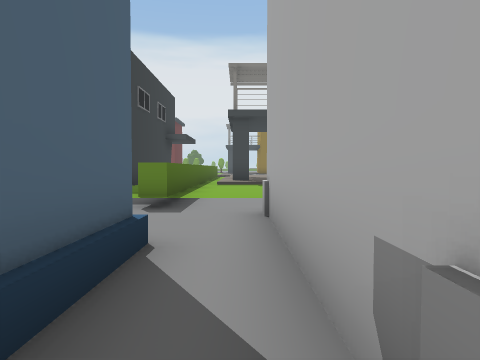
View 1 (above)

24 first-person views from a walk through a scene from a Unity 3-D project. The camera is 1.4 m above the floor, tilts 2° down and sees 70° across. The floor is counted in squares, 2 m on a side. Each view is taken from the middle of a square. On the plan, view 1 faces up. The plan holds only what a view shows up to about 11 squares ahead; the rest is blank. The place goes on beyond the plan. The player is left out. Some surface patterns are stand-ins.

View 2
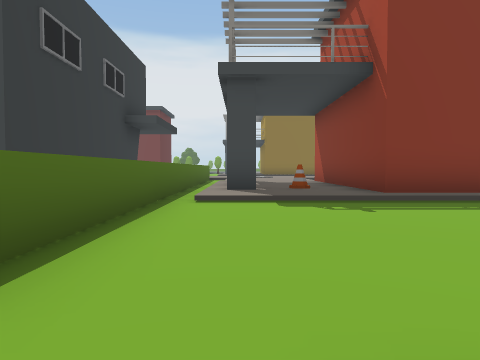

View 3
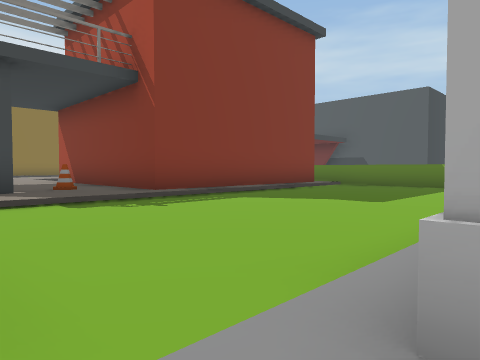

View 4
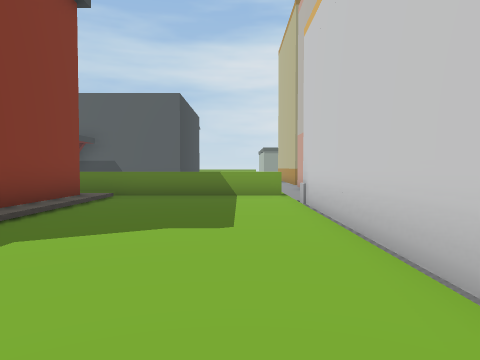

View 5
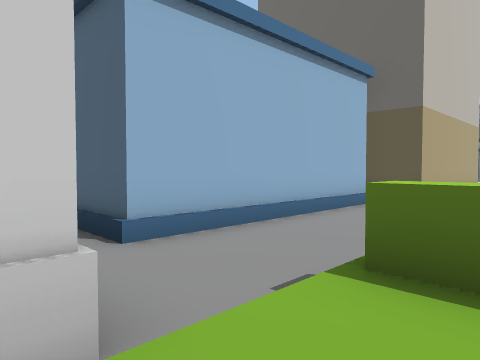

View 6
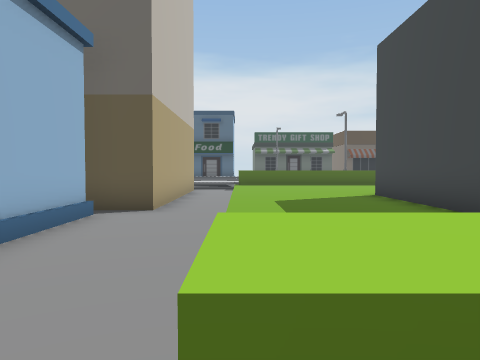

View 7
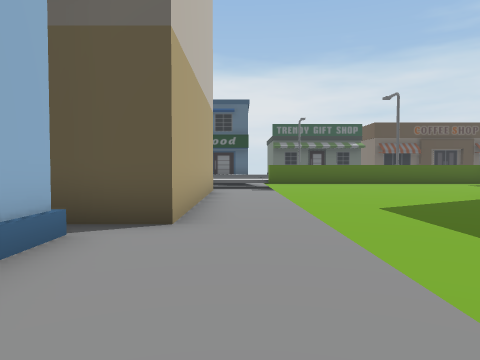

View 8
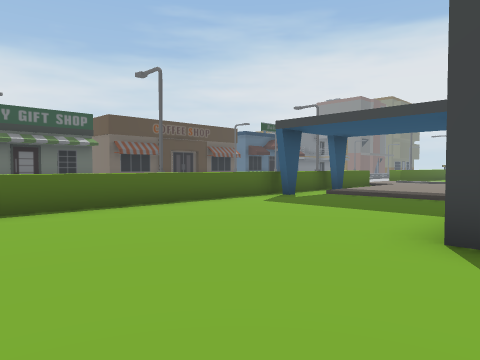

View 9
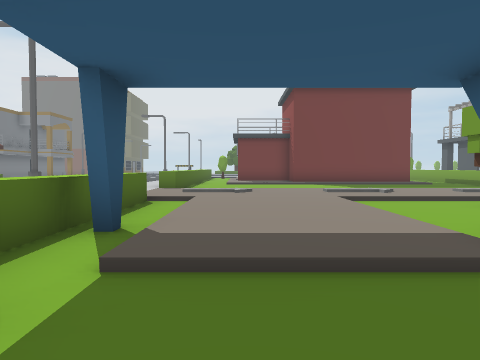

View 10
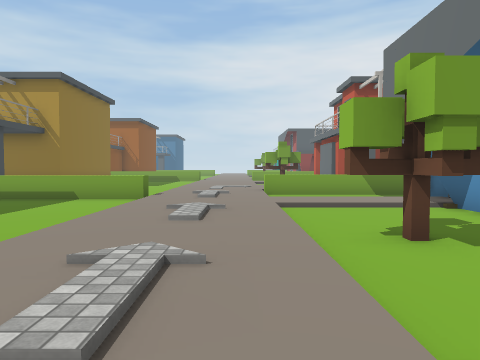

View 11
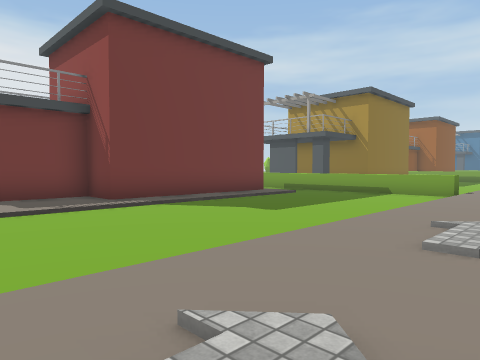

View 12
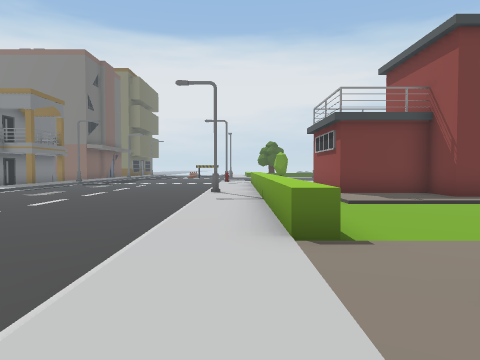

View 13
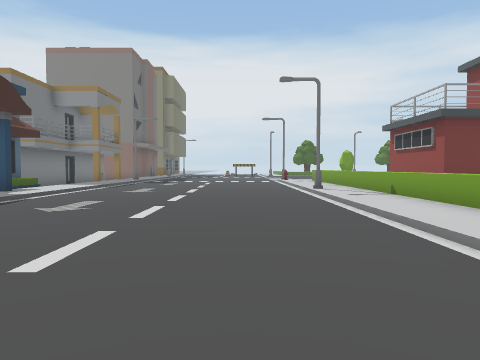

View 14
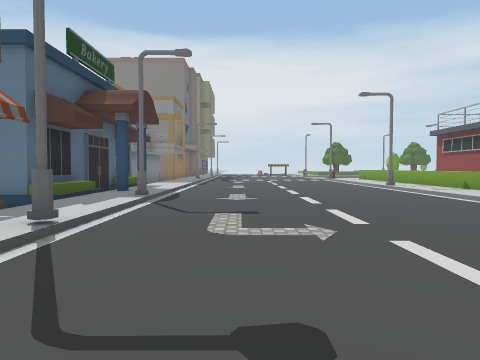

View 15
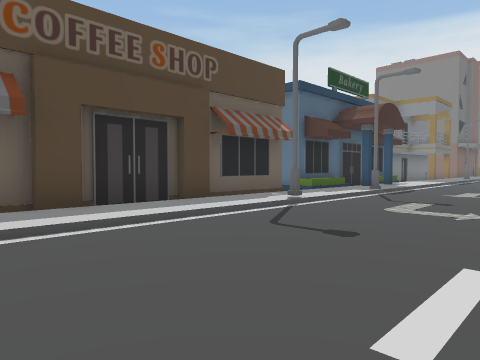

View 16
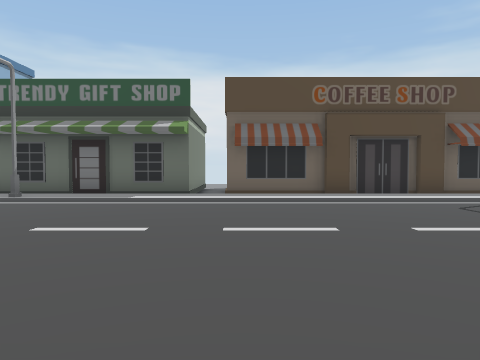

View 17
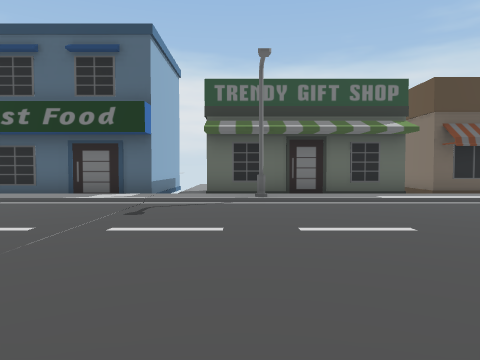

View 18
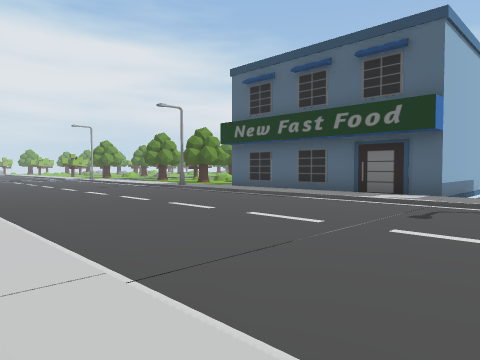

View 19
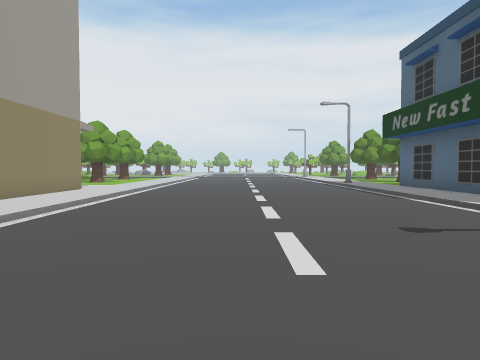

View 20
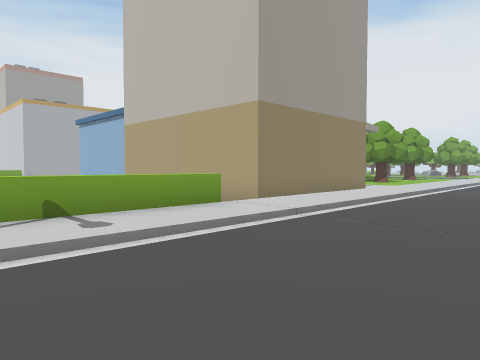

View 21
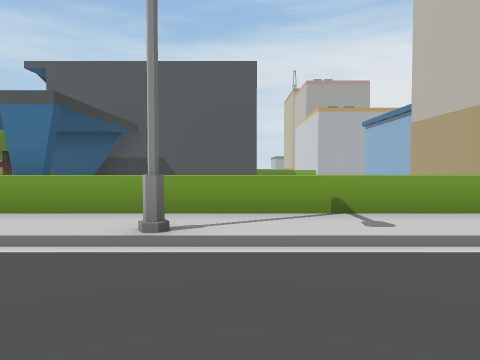

View 22
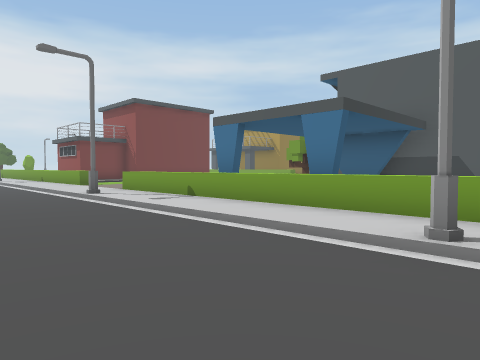

View 23
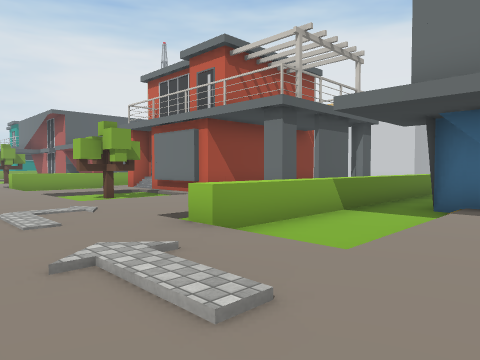

View 24
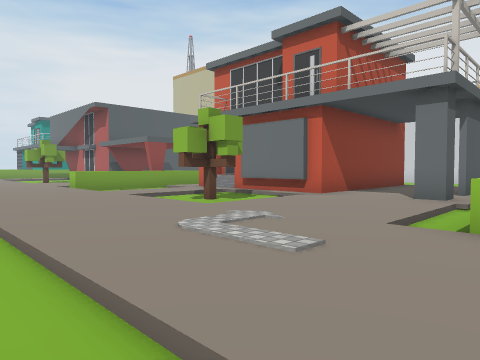

### Floor plan
Key: @ floor where view 1 was taken; # wall or solid block; x gap in a wall; . main floor; : floor 0.25 m higher than the main floor; - floor 0.5 m lower than the main floor; / step, stairs or slope; ^ raised ledge; O other object.
Columns run from 28 left of view 1 to 10 right of it. Each row starts with its distance up from view 1.
 30   O./....../.^ #
 29   O./......O.^ ####
 28   OO/....../.^ ...#####
 27   O./....../.^........./
 26   OO/....../.^...........^
 25   O.#....../.^...........^
 24  OO./....../.^...........^
 23    ./....../.^...........^....
 22   #./....../.../....../............
 21   #.#....../..//.///.//.///.:..........
 20   #./....../../../..../../...:.........
 19   #./....../.^/../..O../..^.....O../.^
 18   #./......O.^/../.OO../..^.....O../ ^
 17   #./....../.^/../...../..^......../
 16   #./....../.^/../.  ../..^.#..###/
 15   #./....../.^/../#   ####^....#
 14  ##./....../.^....#      #^.#..#
 13    ./....../.^....#      #^.x..#
 12  ##./....../.^....#      #^.#Ox#
 11   #./......O.^....#      #^....#####.^
 10   #./....../.^....#####  #^./////////^
  9   #.#....../.^.........  .^..........^
  8   #./....../.^.........   ^..........^
  7   #./....../.^.........   ^..........^
  6    ./....../.^///////////////////////^
  5 OOO./....../.----------------#########
  4   O./....../. OOOOOOO--------#
  3   O./....../. O     OOOOOOOO-#
  2   O./....../. O     O      O-#
  1   O./....../. O     O      O-#
  0   O./....../. O     O       @
 -1   O./....../. O

Positions as (right, up) in squares from view 1, and headings:
1: (0, 0), facing up
2: (0, 5), facing up
3: (-1, 5), facing up-right
4: (0, 7), facing right
5: (1, 7), facing down-left
6: (-1, 6), facing left
7: (-4, 5), facing left
8: (-9, 6), facing up-left
9: (-13, 12), facing up
10: (-12, 20), facing right
11: (-14, 20), facing up-right
12: (-16, 19), facing up
13: (-19, 19), facing up
14: (-22, 17), facing up
15: (-20, 15), facing up-left
16: (-16, 14), facing left
17: (-16, 8), facing left
18: (-16, 8), facing down-left
19: (-20, 10), facing down
20: (-20, 10), facing down-right
21: (-20, 10), facing right
22: (-20, 10), facing up-right
23: (-5, 22), facing down-right
24: (-2, 23), facing down-right
